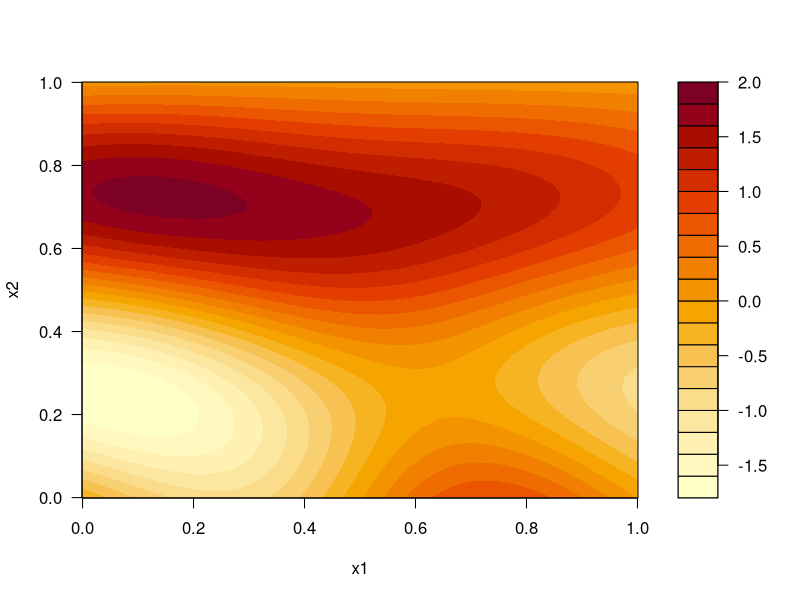
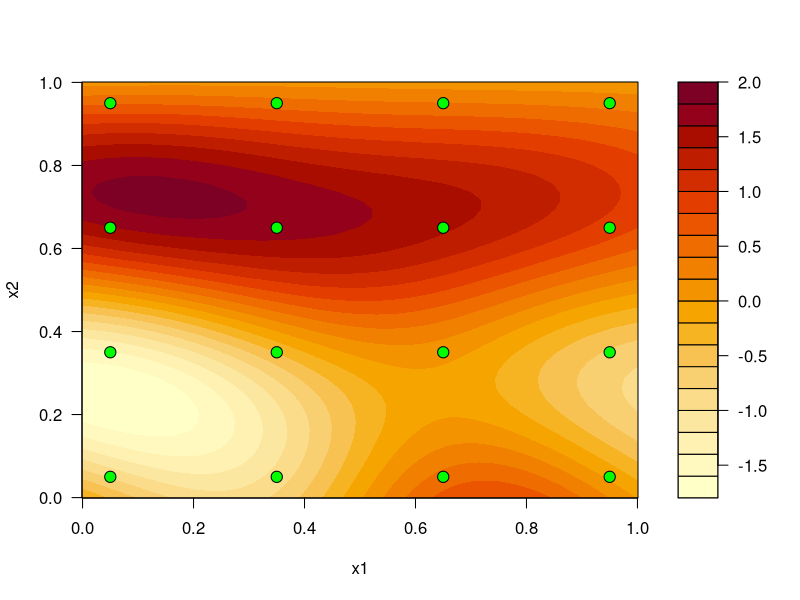
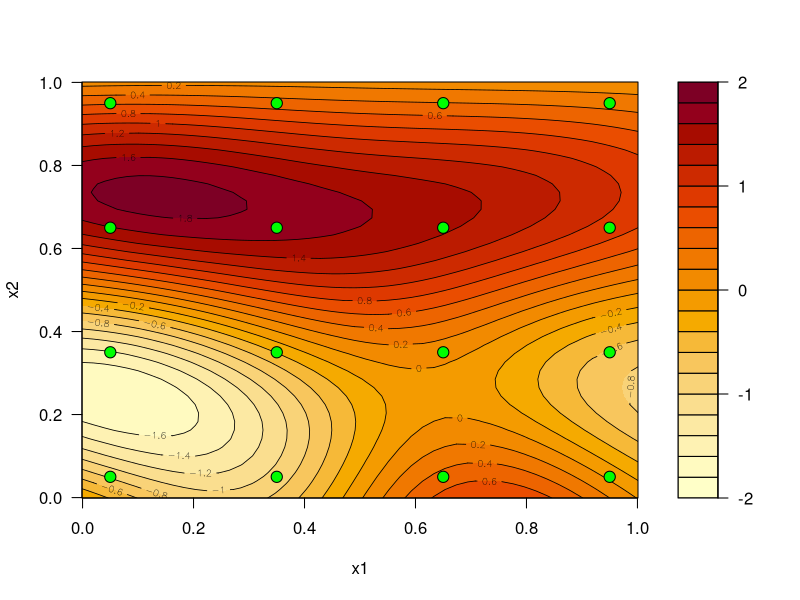
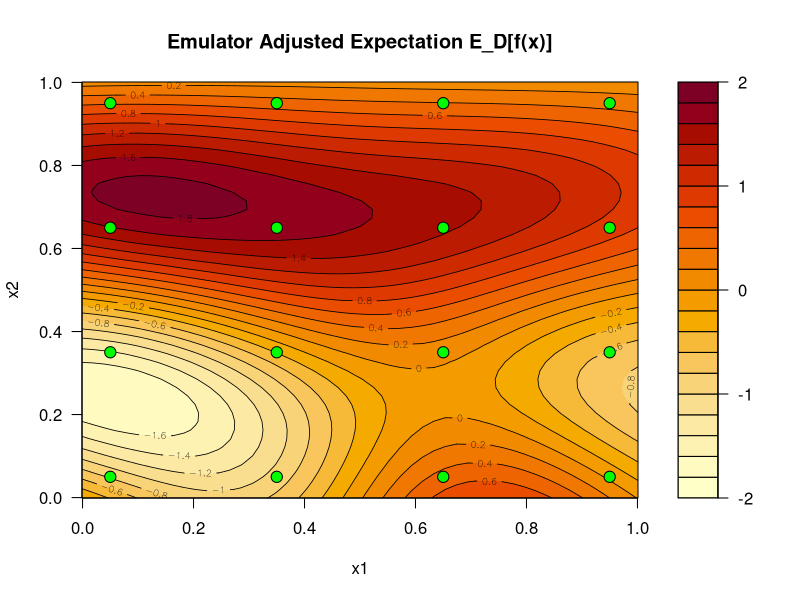
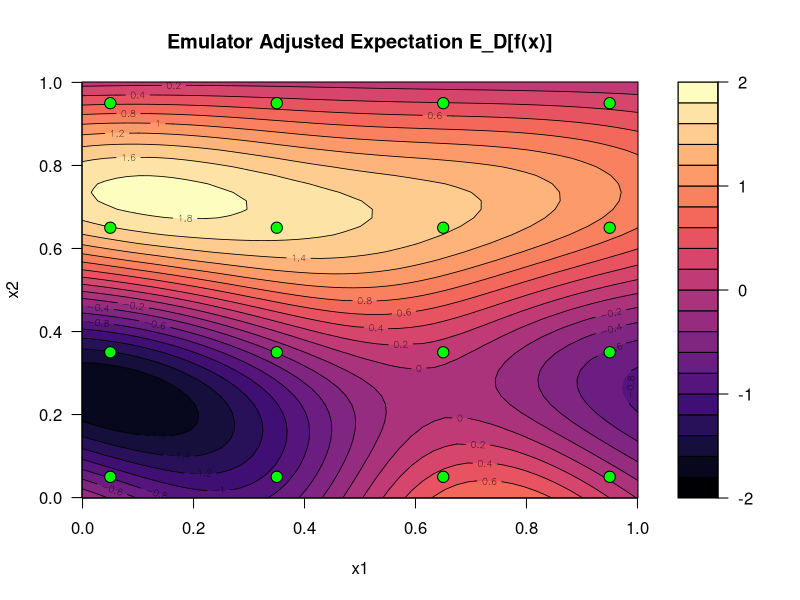
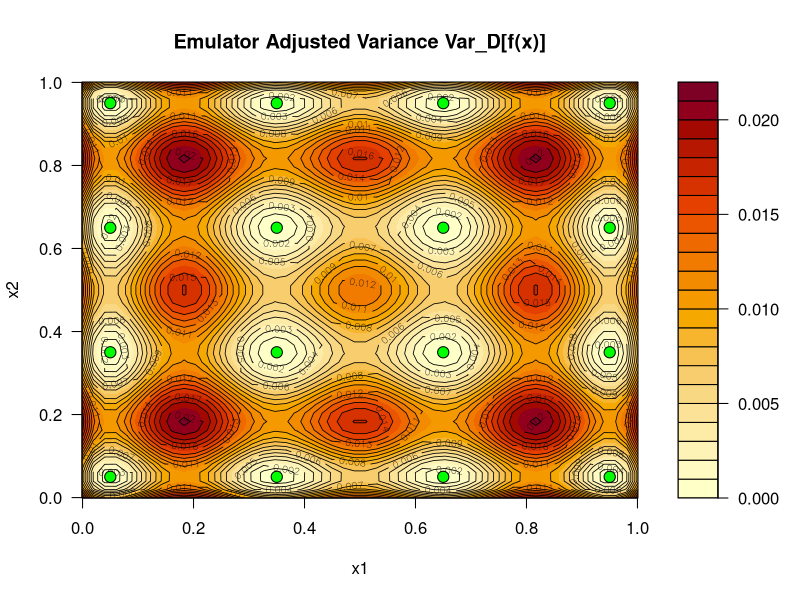
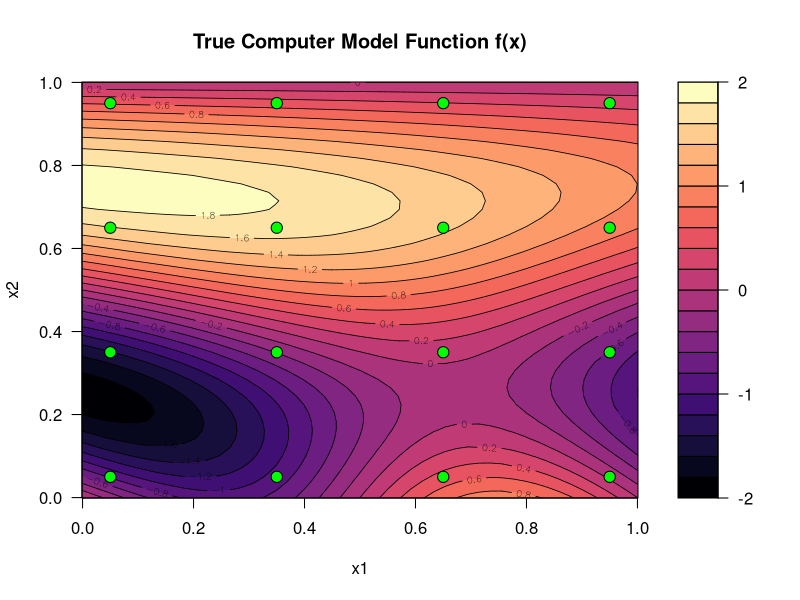
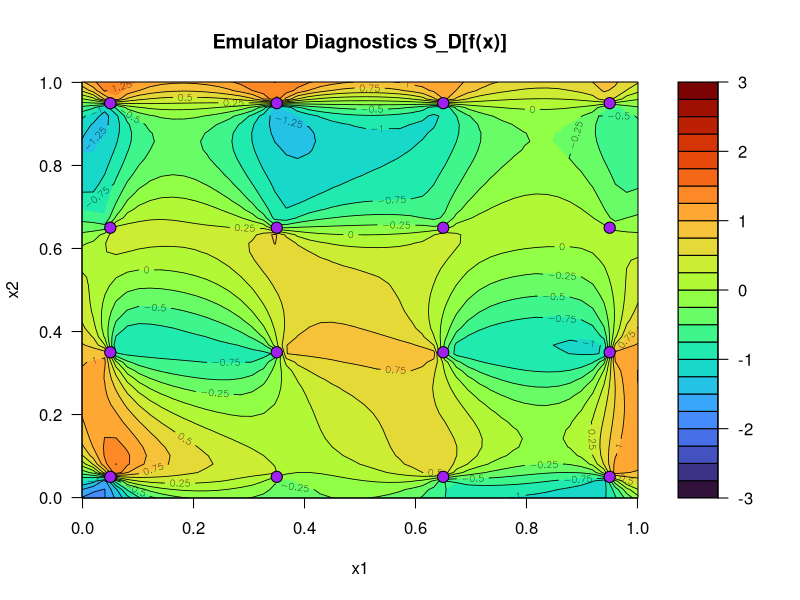

Write R code to recreate these figures, in order.
##############################################################################################
### Define simple Bayes Linear emulator for single input in 2D ###

simple_BL_emulator_v2 <- function(x,              # the emulator prediction point
                                  xD,             # the run input locations xD
                                  D,              # the run outputs D = (f(x^1),...,f(x^n))
                                  theta = 1,      # the correlation lengths
                                  sigma = 1,      # the prior SD sigma sqrt(Var[f(x)])
                                  E_f = 0         # prior expectation of f: E(f(x)) = 0 
){
  
  # store length of runs D  
  n <- length(D)
  
  ### Define Covariance structure of f(x): Cov[f(x),f(xdash)] ###
  # Cov_fx_fxdash <- function(x,xdash) sigma^2 * exp(-(x-xdash)^2/theta^2)    # XXX Old 1D version
  Cov_fx_fxdash <- function(x,xdash) sigma^2 * exp(-sum((x-xdash)^2)/theta^2) # XXX New 2D version
  
  
  ### Define 5 objects needed for BL adjustment ###
  # Create E[D] vector
  E_D <- rep(E_f,n)
  
  # Create Var_D matrix:
  Var_D <- matrix(0,nrow=n,ncol=n)
  # for(i in 1:n) for(j in 1:n) Var_D[i,j] <- Cov_fx_fxdash(xD[i],xD[j])  # XXX Old 1D version
  for(i in 1:n) for(j in 1:n) Var_D[i,j] <- Cov_fx_fxdash(xD[i,],xD[j,])  # XXX New 2D version
  
  # Create E[f(x)]
  E_fx <- E_f
  
  # Create Var_f(x) 
  Var_fx <- sigma^2
  
  # Create Cov_fx_D row vector
  Cov_fx_D <- matrix(0,nrow=1,ncol=n)
  # for(j in 1:n) Cov_fx_D[1,j] <- Cov_fx_fxdash(x,xD[j])    # XXX Old 1D version
  for(j in 1:n) Cov_fx_D[1,j] <- Cov_fx_fxdash(x,xD[j,])    # XXX New 2D version
  
  
  ### Perform Bayes Linear adjustment to find Adjusted Expectation and Variance of f(x) ###
  ED_fx   <-  E_fx + Cov_fx_D %*% solve(Var_D) %*% (D - E_D)   
  VarD_fx <-  Var_fx - Cov_fx_D %*% solve(Var_D) %*% t(Cov_fx_D)  
  
  ### return emulator expectation and variance ###
  return(c("ExpD_f(x)"=ED_fx,"VarD_f(x)"=VarD_fx))  
  
}
### End simple Bayes Linear emulator for single input in 2D ###

##############################################################################################

a <- c(1,1)
b <- c(2,3)
(a-b)^2
sum((a-b)^2)


f <- function(x) -sin(2*pi*x[,2]) + 0.9*sin(2*pi*(1-x[,1])*(1-x[,2]))
D_grid <- c(0.05,0.35,0.65,0.95)
xD <- as.matrix(expand.grid("x1"=D_grid,"x2"=D_grid)) #this expands D as a 4x4 grid 
xD

D <- f(xD)
D

x_grid <- seq(-0.001,1.001,len=50)
xP <- as.matrix(expand.grid("x1" = x_grid, "x2"=x_grid))
dim(xP)
simple_BL_emulator_v2(x=c(0.2,0.7),xD=xD,D=D,theta = 0.45,sigma=1,E_f=0)
em_out <- t(apply(xP,1,simple_BL_emulator_v2,xD=xD,D=D,theta=0.45,sigma=1,E_f=0))   
head(em_out)
#apply function applies the emulator to each row in the vector xP as we set margin = 1

### store emulator output as matrices to aid plotting ###
E_D_fx_mat <- matrix(em_out[,"ExpD_f(x)"],nrow=length(x_grid),ncol=length(x_grid)) 
Var_D_fx_mat <- matrix(em_out[,"VarD_f(x)"],nrow=length(x_grid),ncol=length(x_grid)) 

filled.contour(x_grid,x_grid,E_D_fx_mat,xlab="x1",ylab="x2")


filled.contour(x_grid,x_grid,E_D_fx_mat,xlab="x1",ylab="x2",
               plot.axes={
                 axis(1);axis(2) 
                 points(xD,pch=21,col=1,bg="green",cex=1.5)
               }
)

cont_levs <- seq(-2,2,0.2)      # define contour levels for both functions
filled.contour(x_grid,x_grid,E_D_fx_mat,xlab="x1",ylab="x2",levels=cont_levs,
               plot.axes={
                 axis(1);axis(2) 
                 contour(x_grid,x_grid,E_D_fx_mat,levels=cont_levs,add=TRUE,lwd=0.8)
                 points(xD,pch=21,col=1,bg="green",cex=1.5)
               }
)


### define filled contour plot function for emulator output ###
emul_fill_cont <- function(
    cont_mat,            # matrix of values we want contour plot of 
    cont_levs=NULL,      # contour levels (NULL: automatic selection)
    nlev=20,             # approx no. of contour levels for auto select  
    plot_xD=TRUE,        # plot the design runs TRUE or FALSE
    xD=NULL,             # the design points if needed
    xD_col="green",      # colour of design runs
    x_grid,              # grid edge locations that define xP
    ...                  # extra arguments passed to filled.contour
){
  
  ### Define contour levels if necessary ###
  if(is.null(cont_levs)) cont_levs <- pretty(cont_mat,n=nlev)     
  
  ### create the filled contour plot ###
  filled.contour(x_grid,x_grid,cont_mat,levels=cont_levs,xlab="x1",ylab="x2",...,  
                 plot.axes={axis(1);axis(2)                 # sets up plotting in contour box
                   contour(x_grid,x_grid,cont_mat,add=TRUE,levels=cont_levs,lwd=0.8)   # plot contour lines
                   if(plot_xD) points(xD,pch=21,col=1,bg=xD_col,cex=1.5)})  # plot design points
}

emul_fill_cont(cont_mat=E_D_fx_mat,cont_levs=seq(-2,2,0.2),xD=xD,x_grid=x_grid,
               main="Emulator Adjusted Expectation E_D[f(x)]")
library(viridisLite)
?viridis

?hcl.colors

exp_cols <- magma
var_cols <- function(n) hcl.colors(n, "YlOrRd", rev=TRUE)
diag_cols <- turbo

emul_fill_cont(cont_mat=E_D_fx_mat,cont_levs=seq(-2,2,0.2),xD=xD,x_grid=x_grid,
               color.palette=exp_cols,        # this sets the colour scheme
               main="Emulator Adjusted Expectation E_D[f(x)]")

emul_fill_cont(cont_mat=Var_D_fx_mat,cont_levs=NULL,xD=xD,x_grid=x_grid,
               color.palette=var_cols,
               main="Emulator Adjusted Variance Var_D[f(x)]")


### Evaluate true function and store in matrix for diagnostic comparisons ###
fxP_mat <- matrix(f(xP),nrow=length(x_grid),ncol=length(x_grid)) 

emul_fill_cont(cont_mat=fxP_mat,cont_levs=seq(-2,2,0.2),xD=xD,x_grid=x_grid,
               color.palette=exp_cols,
               main="True Computer Model Function f(x)")


### Evaluate diagnostics S_D(x) and store in matrix ###
S_diag_mat <- (E_D_fx_mat - fxP_mat) / sqrt(Var_D_fx_mat)

emul_fill_cont(cont_mat=S_diag_mat,cont_levs=seq(-3,3,0.25),xD=xD,x_grid=x_grid,
               xD_col="purple",
               color.palette=diag_cols,
               main="Emulator Diagnostics S_D[f(x)]")



### Define a vector of theta values to use ###
theta_seq <- c(0.05,0.1,0.15,0.2,0.35,0.4,0.45)

### loop over vector of theta values ###
for(i in 1:length(theta_seq)){
  
  ### Evaluate emulator over 201 prediction points xP and store in matrices ###
  em_out <- t(apply(xP,1,simple_BL_emulator_v2,xD=xD,D=D,theta=theta_seq[i],sigma=1,E_f=0))   
  E_D_fx_mat <- matrix(em_out[,"ExpD_f(x)"],nrow=length(x_grid),ncol=length(x_grid)) 
  
  ### Plot filled contour plot of emulator expectation ###
  emul_fill_cont(cont_mat=E_D_fx_mat,cont_levs=seq(-2,2,0.2),xD=xD,x_grid=x_grid,
                 color.palette=magma,main=paste("Emul. Adjusted Expectation E_D[f(x)], theta =",theta_seq[i]))
}



### Define a vector of theta values to use ###
theta_seq <- c(0.05,0.1,0.15,0.2,0.35,0.4,0.45)

### loop over vector of theta values ###
for(i in 1:length(theta_seq)){
  
  ### Evaluate emulator over 201 prediction points xP and store in matrices ###
  em_out <- t(apply(xP,1,simple_BL_emulator_v2,xD=xD,D=D,theta=theta_seq[i],sigma=1,E_f=0))   
  Var_D_fx_mat <- matrix(em_out[,"VarD_f(x)"],nrow=length(x_grid),ncol=length(x_grid)) 
  
  ### Plot filled contour plot of emulator expectation ###
  emul_fill_cont(cont_mat=Var_D_fx_mat,nlev=12,xD=xD,x_grid=x_grid,color.palette=var_cols,
                 main=paste("Emul. Adjusted Variance Var_D[f(x)], theta =",theta_seq[i]))
}

###
#7

### Define run locations ###
D_grid <- c(0.2,0.5,0.8)
xD <- as.matrix(expand.grid("x1"=D_grid,"x2"=D_grid))

### Perform 9 runs of model and store as D (this would takes days for realistic example!) ###
D <- f(xD)

### Evaluate emulator over 50x50=2500 prediction points xP and store as matrices ###
em_out <- t(apply(xP,1,simple_BL_emulator_v2,xD=xD,D=D,theta=0.45,sigma=1,E_f=0))   
E_D_fx_mat <- matrix(em_out[,"ExpD_f(x)"],nrow=length(x_grid),ncol=length(x_grid)) 
Var_D_fx_mat <- matrix(em_out[,"VarD_f(x)"],nrow=length(x_grid),ncol=length(x_grid)) 

### Evaluate true function and store in matrix for diagnostic comparisons ###
fxP_mat <- matrix(f(xP),nrow=length(x_grid),ncol=length(x_grid)) 

### Evaluate diagnostics S_D(x) and store in matrix ###
S_diag_mat <- (E_D_fx_mat - fxP_mat) / sqrt(Var_D_fx_mat)


### plot emulator expectation, variance, true function and diagnostics ###
emul_fill_cont(cont_mat=E_D_fx_mat,cont_levs=NULL,xD=xD,x_grid=x_grid,
               color.palette=exp_cols,main="Emulator Adjusted Expectation E_D[f(x)]")

emul_fill_cont(cont_mat=S_diag_mat,cont_levs=seq(-3,3,0.25),xD=xD,x_grid=x_grid,
               xD_col="purple",color.palette=diag_cols,main="Emulator Diagnostics S_D[f(x)]")
